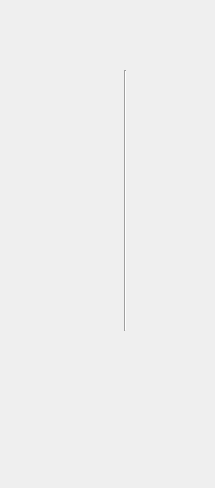
<?xml version="1.0" encoding="UTF-8"?>
<ui version="4.0">
 <class>Form</class>
 <widget class="QWidget" name="Form">
  <property name="geometry">
   <rect>
    <x>0</x>
    <y>0</y>
    <width>215</width>
    <height>488</height>
   </rect>
  </property>
  <property name="windowTitle">
   <string>Form</string>
  </property>
  <widget class="QFrame" name="frame">
   <property name="geometry">
    <rect>
     <x>0</x>
     <y>0</y>
     <width>211</width>
     <height>481</height>
    </rect>
   </property>
   <property name="frameShape">
    <enum>QFrame::NoFrame</enum>
   </property>
   <property name="frameShadow">
    <enum>QFrame::Plain</enum>
   </property>
   <property name="lineWidth">
    <number>0</number>
   </property>
   <widget class="Line" name="line_vert">
    <property name="geometry">
     <rect>
      <x>110</x>
      <y>70</y>
      <width>30</width>
      <height>261</height>
     </rect>
    </property>
    <property name="orientation">
     <enum>Qt::Vertical</enum>
    </property>
   </widget>
   <widget class="IonPump" name="IonPump">
    <property name="geometry">
     <rect>
      <x>94</x>
      <y>320</y>
      <width>60</width>
      <height>150</height>
     </rect>
    </property>
    <property name="toolTip">
     <string/>
    </property>
    <property name="channelsPrefix" stdset="0">
     <string>ca://${PIP}</string>
    </property>
    <property name="controlButtonHorizontal" stdset="0">
     <bool>false</bool>
    </property>
   </widget>
  </widget>
  <widget class="PyDMEmbeddedDisplay" name="PyDMEmbeddedDisplay_11">
   <property name="geometry">
    <rect>
     <x>6</x>
     <y>0</y>
     <width>200</width>
     <height>140</height>
    </rect>
   </property>
   <property name="toolTip">
    <string/>
   </property>
   <property name="lineWidth">
    <number>0</number>
   </property>
   <property name="macros" stdset="0">
    <string/>
   </property>
   <property name="filename" stdset="0">
    <string>vacuumscreens/templates/GCC_GPI.ui</string>
   </property>
  </widget>
 </widget>
 <customwidgets>
  <customwidget>
   <class>PyDMEmbeddedDisplay</class>
   <extends>QFrame</extends>
   <header>pydm.widgets.embedded_display</header>
  </customwidget>
  <customwidget>
   <class>PCDSSymbolBase</class>
   <extends>QWidget</extends>
   <header>pcdswidgets.vacuum.base</header>
  </customwidget>
  <customwidget>
   <class>IonPump</class>
   <extends>PCDSSymbolBase</extends>
   <header>pcdswidgets.vacuum.pumps</header>
  </customwidget>
 </customwidgets>
 <resources/>
 <connections/>
</ui>
